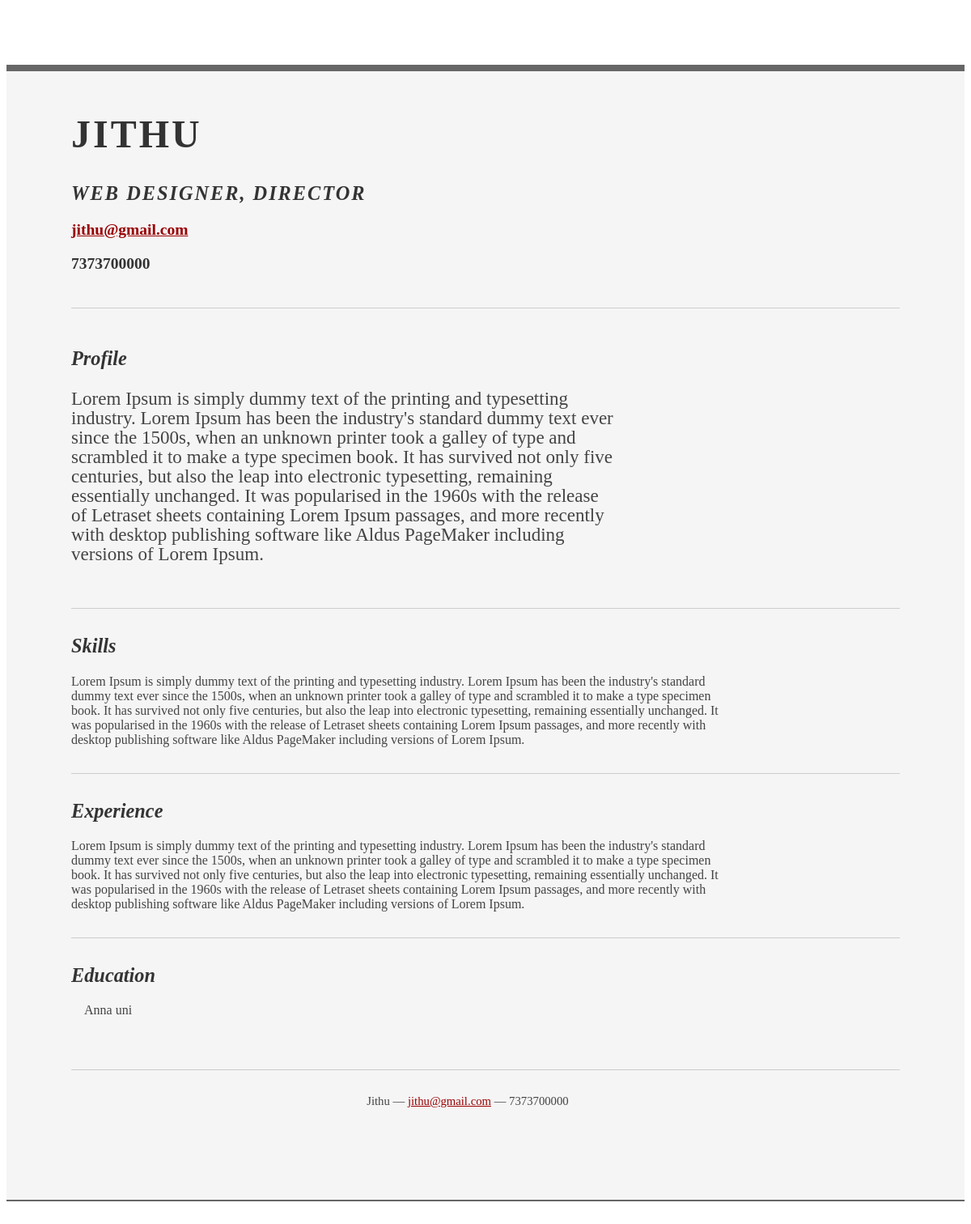
/1/, run on the app's committed database.
### resume/models.py (models this page shows)
class Profile(models.Model):
    name = models.CharField(max_length=100)
    phone = models.CharField(max_length=100)
    email = models.CharField(max_length=100)
    school = models.CharField(max_length=200)
    degree = models.CharField(max_length=100)
    university = models.CharField(max_length=100)
    skill = models.TextField(max_length=1000)
    about_you = models.TextField(max_length=1000)
    previous_work = models.TextField(max_length=1000)

### resume/views.py (the view)
# urls.py: path('<int:id>/',views.rsme,name = "resume"),
def rsme(request,id):
    user_profile = Profile.objects.get(pk = id)
    return render(request,"resume.html",{'user_profile':user_profile})

### resume/templates/resume.html (shortened to what this page needs)
<html>
<head>
	<link rel="stylesheet" type="text/css" href="http://yui.yahooapis.com/2.7.0/build/reset-fonts-grids/reset-fonts-grids.css" media="all" />
</head>
<body>
<div id="doc2" class="yui-t7">
	<div id="inner">
		<div id="hd">
			<div class="yui-gc">
				<div class="yui-u first">
					<h1>{{user_profile.name}}</h1>
					<h2>Web Designer, Director</h2>
				</div>
				<div class="yui-u">
					<div class="contact-info">
						<h3><a href="mailto:{{user_profile.email}}">{{user_profile.email}}</a></h3>
						<h3>{{user_profile.phone}}</h3>
					</div>
				</div>
			</div>
		</div>
		<div id="bd">
			<div id="yui-main">
				<div class="yui-b">
					<div class="yui-gf">
						<div class="yui-u first">
							<h2>Profile</h2>
						</div>
						<div class="yui-u">
							<p class="enlarge">
								{{user_profile.about_you}}
							</p>
						</div>
					</div>
					<div class="yui-gf">
						<div class="yui-u first">
							<h2>Skills</h2>
						</div>
						<div class="yui-u">
								{{user_profile.skill}}
						</div>
					</div>
					<div class="yui-gf">
						<div class="yui-u first">
							<h2>Experience</h2>
						</div>
						<div class="yui-u">
							{{user_profile.previous_work}}
						</div>
					</div>
					<div class="yui-gf last">
						<div class="yui-u first">
							<h2>Education</h2>
						</div>
						&emsp;{{user_profile.university}}
					</div>
				</div>
			</div>
		</div>
		<div id="ft">
			<p>{{user_profile.name}} &mdash; <a href="mailto:{{user_profile.email}}">{{user_profile.email}}</a> &mdash; {{user_profile.phone}}</p>
		</div>
	</div>
</div>
</body>
</html>

### resume/templates/resume.html (style rules this page uses)
body { font-family: Georgia; color: #444; }
#inner { padding: 10px 80px; margin: 80px auto; background: #f5f5f5; border: solid #666; border-width: 8px 0 2px 0; }
.yui-gf { margin-bottom: 2em; padding-bottom: 2em; border-bottom: 1px solid #ccc; }
#hd { margin: 2.5em 0 3em 0; padding-bottom: 1.5em; border-bottom: 1px solid #ccc }
#hd h2 { text-transform: uppercase; letter-spacing: 2px; }
#bd, #ft { margin-bottom: 2em; }
#ft { padding: 1em 0 5em 0; font-size: 92%; border-top: 1px solid #ccc; text-align: center; }
#ft p { margin-bottom: 0; text-align: center; }
#hd h1 { font-size: 48px; text-transform: uppercase; letter-spacing: 3px; }
h2 { font-size: 152% }
h3, h4 { font-size: 122%; }
h1, h2, h3, h4 { color: #333; }
p { font-size: 100%; line-height: 18px; padding-right: 3em; }
a { color: #990003 }
p.enlarge { font-size: 144%; padding-right: 6.5em; line-height: 24px; }
.contact-info { margin-top: 7px; }
.first h2 { font-style: italic; }
.last { border-bottom: 0 }
.last { border: none; }
.yui-gf .yui-u { width:80.2%; }
.yui-gf div.first { width:12.3%; }

### data on the page
Profile: name "JITHU", email "jithu@gmail.com", phone "7373700000", about_you "Lorem Ipsum is simply dummy text of the printing and typesetting industry. Lorem Ipsum has been the industry's standard dummy text ever since the 1500s, when an unknown printer took a galley of type and scrambled it to make a type specimen book. It has survived not only five centuries, but also the leap into electronic typesetting, remaining essentially unchanged. It was popularised in the 1960s with the release of Letraset sheets containing Lorem Ipsum passages, and more recently with desktop publishing software like Aldus PageMaker including versions of Lorem Ipsum.", skill "Lorem Ipsum is simply dummy text of the printing and typesetting industry. Lorem Ipsum has been the industry's standard dummy text ever since the 1500s, when an unknown printer took a galley of type and scrambled it to make a type specimen book. It has survived not only five centuries, but also the leap into electronic typesetting, remaining essentially unchanged. It was popularised in the 1960s with the release of Letraset sheets containing Lorem Ipsum passages, and more recently with desktop publishing software like Aldus PageMaker including versions of Lorem Ipsum.", previous_work "Lorem Ipsum is simply dummy text of the printing and typesetting industry. Lorem Ipsum has been the industry's standard dummy text ever since the 1500s, when an unknown printer took a galley of type and scrambled it to make a type specimen book. It has survived not only five centuries, but also the leap into electronic typesetting, remaining essentially unchanged. It was popularised in the 1960s with the release of Letraset sheets containing Lorem Ipsum passages, and more recently with desktop publishing software like Aldus PageMaker including versions of Lorem Ipsum.", university "Anna uni", name "Jithu"
